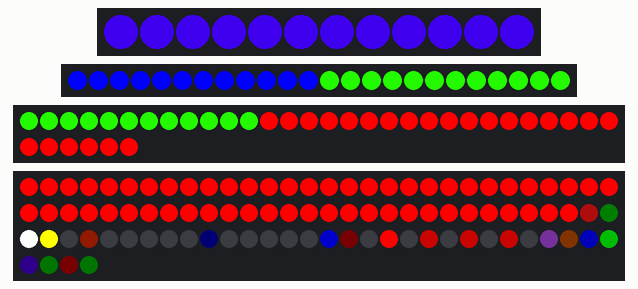
A sketch run on a simulated Arduino Uno, built with avr-gcc and run on an emulated ATmega328P. Shown: 12 RGB LEDs in strip order, left to right, 24 RGB LEDs in strip order, left to right, 36 RGB LEDs in strip order, left to right, continuing on the next row, 94 RGB LEDs in strip order, left to right, continuing on the next row.

Above: at 0.15 s.

The sketch:

HELP.ino
```cpp
#include <FastLED.h>
#define LED_COUNT 94
struct CRGB leds[LED_COUNT];
void setup() {
  // put your setup code here, to run once:
  FastLED.addLeds<APA102,2,3,BGR>(leds, 12);
  FastLED.addLeds<APA102,4,5,BGR>(leds, 12, 24);
  FastLED.addLeds<APA102,6,7,BGR>(leds, 24, 36);
FastLED.addLeds<APA102,10,11,BGR>(leds, 36, LED_COUNT);
for (int i = 0; i< LED_COUNT; i++){leds[i] = CHSV (0, 0, 0); }

}

void loop() {
for (int i = 0; i< LED_COUNT; i++){leds[i] = CHSV (0, 0, 0); }

//leds[0] = CHSV (180, 255, 255);
//leds[12] = CHSV (96, 255, 255);
  //leds[24] = CHSV (0, 255, 255);
//leds[37] = CHSV (160, 255, 255);
for (int i = 0; i< 12; i++){leds[i] = CHSV (180, 255, 255); }

for (int i = 12; i< 24; i++){leds[i] = CHSV (160, 255, 255); }
for (int i = 24; i< 36; i++){leds[i] = CHSV (90, 255, 255); }

for (int i = 36; i< LED_COUNT; i++){leds[i] = CHSV (0, 255, 255); }

/*
//dots
leds[64] = CHSV (0, 255, 255);
leds[65] = CHSV (0, 255, 255);
*/
LEDS.show();
}
```
